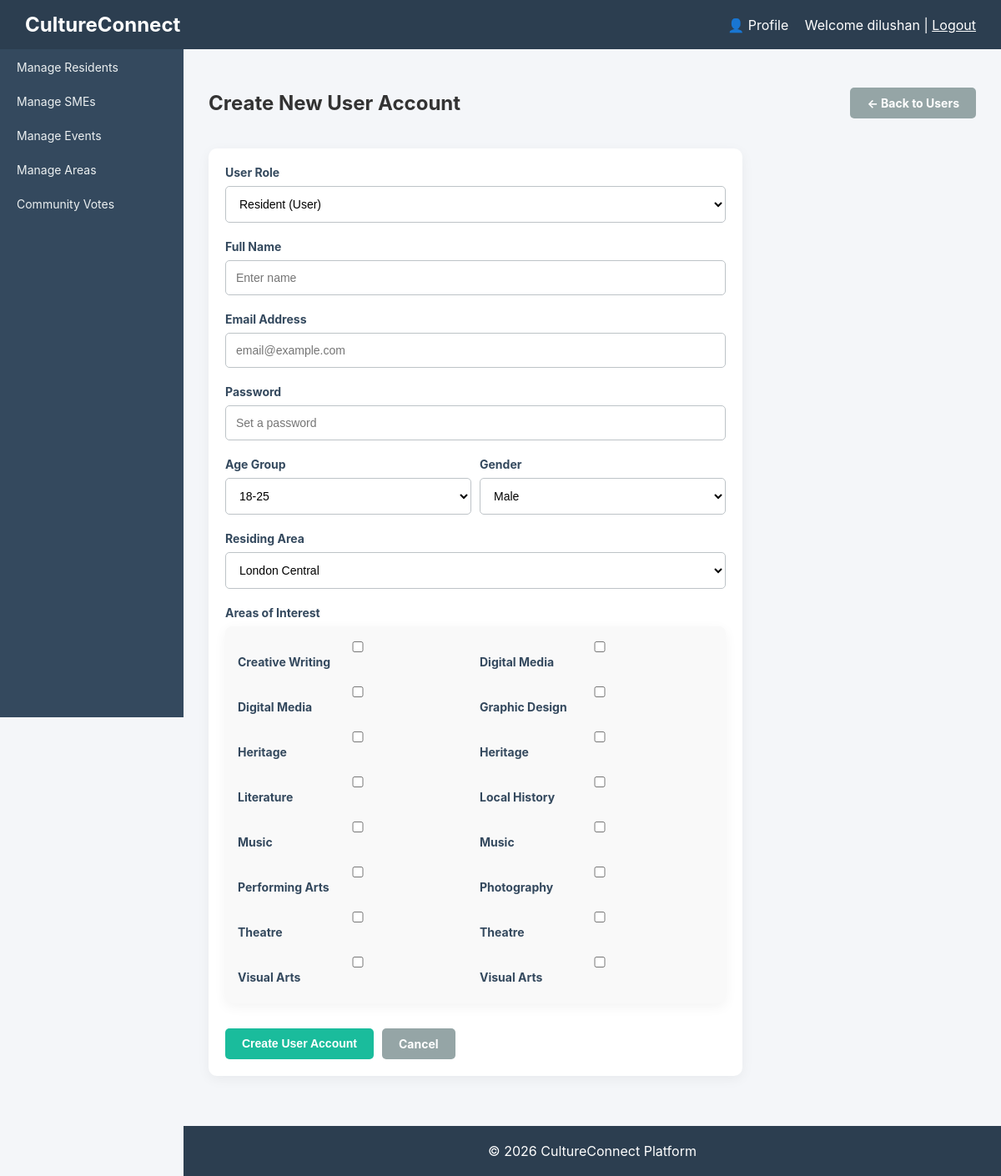
The app's page /admin/users/add (signed in) with its own data.
### tables this page shows
CREATE TABLE `interests` (
  `id` int(11) NOT NULL,
  `name` varchar(100) DEFAULT NULL
);

### controllers/AdminController.php (called while the page is built, shortened)
<?php
class AdminController {
    public function addUser() {
        $database = new Database();
        $conn = $database->getConnection();
        $stmtAreas = $conn->query("SELECT id, name FROM areas ORDER BY name ASC");
        $areas = $stmtAreas->fetchAll(PDO::FETCH_ASSOC);
        $stmtInterests = $conn->query("SELECT id, name FROM interests ORDER BY name ASC");
        $interests = $stmtInterests->fetchAll(PDO::FETCH_ASSOC);
        require $_SERVER['DOCUMENT_ROOT'] . '/cultureconnect/views/admin/add_user.php';
    }
}
?>

### index.php (called while the page is built)
<?php
    require_once 'router.php';
?>

### views/admin/add_user.php (the view, shortened to what this page needs)
<?php include($_SERVER['DOCUMENT_ROOT'] . '/cultureconnect/views/layouts/header.php'); ?>
<div class="content">
    <div class="flex-between mb-20">
        <h2>Create New User Account</h2>
        <a href="/cultureconnect/residents" class="btn btn-secondary">&larr; Back to Users</a>
    </div>
    <div class="activity max-width-600">
        <form action="/cultureconnect/admin/users/store" method="POST" id="add-user-form">
            <div class="form-group">
                <label for="role">User Role</label>
                <select name="role" id="role-selector" required onchange="toggleFields()">
                    <option value="user">Resident (User)</option>
                </select>
            </div>
            <div class="form-group" id="name-group">
                <label id="name-label">Full Name</label>
                <input type="text" name="name" placeholder="Enter name" required>
            </div>
            <div class="form-group">
                <label>Email Address</label>
                <input type="email" name="email" placeholder="email@example.com" required>
            </div>
            <div class="form-group">
                <label>Password</label>
                <input type="password" name="password" placeholder="Set a password" required>
            </div>
            <div id="resident-fields">
                <div class="grid-2">
                    <div class="form-group">
                        <label>Age Group</label>
                        <select name="age_group">
                            <option value="18-25">18-25</option>
                        </select>
                    </div>
                    <div class="form-group">
                        <label>Gender</label>
                        <select name="gender">
                            <option value="Male">Male</option>
                        </select>
                    </div>
                </div>
                <div class="form-group">
                    <label>Residing Area</label>
                    <select name="area_id">
                        <?php foreach ($areas as $area): ?>
                            <option value="<?php echo $area['id']; ?>"><?php echo htmlspecialchars($area['name']); ?></option>
                        <?php endforeach; ?>
                    </select>
                </div>
                <div class="form-group">
                    <label>Areas of Interest</label>
                    <div class="activity p-15 br-8 bg-light" style="display: grid; grid-template-columns: repeat(2, 1fr); gap: 10px;">
                        <?php foreach($interests as $interest): ?>
                            <label class="cursor-pointer fs-14 flex items-center">
                                <input type="checkbox" name="interests[]" value="<?php echo $interest['id']; ?>" class="mr-10">
                                <?php echo htmlspecialchars($interest['name']); ?>
                            </label>
                        <?php endforeach; ?>
                    </div>
                </div>
            </div>
            <div class="flex-gap-10 mt-30">
                <button type="submit" class="btn btn-success">Create User Account</button>
                <a href="/cultureconnect/residents" class="btn btn-secondary">Cancel</a>
            </div>
        </form>
    </div>
</div>
<?php include($_SERVER['DOCUMENT_ROOT'] . '/cultureconnect/views/layouts/footer.php'); ?>

### assets/css/style.css (style rules this page uses)
body { margin: 0; font-family: 'Inter', Arial, Helvetica, sans-serif; background: #f4f6f9; color: #333; }
.content { margin-left: 220px; padding: 30px; min-height: calc(100vh - 60px); }
.form-group { margin-bottom: 20px; }
.form-group label { display: block; margin-bottom: 8px; color: #34495e; font-weight: bold; font-size: 14px; }
.form-group input, .form-group select, .form-group textarea { width: 100%; padding: 12px; border: 1px solid #bdc3c7; border-radius: 5px; box-sizing: border-box; font-size: 14px; transition: border-color 0.3s ease; background: white; }
.btn { display: inline-block; padding: 10px 20px; border-radius: 5px; text-decoration: none; font-weight: bold; cursor: pointer; border: none; transition: background 0.3s; font-size: 14px; text-align: center; }
.btn-success { background: #1abc9c; color: white; }
.btn-secondary { background: #95a5a6; color: white; }
.mr-10 { margin-right: 10px; }
.max-width-600 { max-width: 600px; }
.activity { background: white; padding: 20px; border-radius: 10px; box-shadow: 0 4px 15px rgba(0,0,0,0.05); }
.items-center { align-items: center; }
.br-8 { border-radius: 8px; }
.p-15 { padding: 15px; }
.mb-20 { margin-bottom: 20px; }
.mt-30 { margin-top: 30px; }
.flex { display: flex; }
.flex-between { display: flex; justify-content: space-between; align-items: center; }
.flex-gap-10 { display: flex; gap: 10px; }
.grid-2 { display: grid; grid-template-columns: 1fr 1fr; gap: 10px; }
.bg-light { background: #f9f9f9; }
.cursor-pointer { cursor: pointer; }

### records on screen
interests: name "Creative Writing"
interests: name "Digital Media"
interests: name "Digital Media"
interests: name "Graphic Design"
interests: name "Heritage"
interests: name "Heritage"
interests: name "Literature"
interests: name "Local History"
interests: name "Music"
interests: name "Music"
interests: name "Performing Arts"
interests: name "Photography"
interests: name "Theatre"
interests: name "Theatre"
interests: name "Visual Arts"
interests: name "Visual Arts"

### other values on screen
$_SESSION['username'] "dilushan"
form field area_id "London Central"
